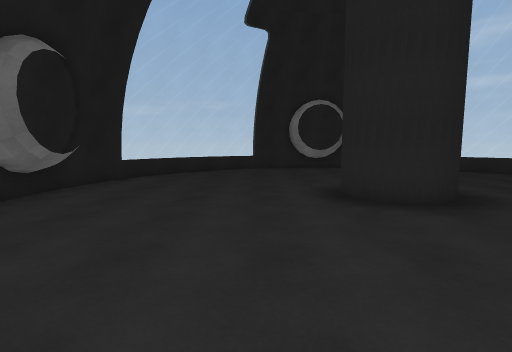
view 1 (above)

14 first-person views from a walk through a Unity game level. The camera is 1.4 m above the floor, tilts 6° down and sees 85° across. The floor is counted in squares, 1 m on a side. Each view is taken from the middle of a square. On the plan, view 1 faces up. The plan holds only what a view shows up to about 14 squares ahead; the rest is blank. The player is left out. Surface patterns are stand-ins for the level's own textures.

view 2
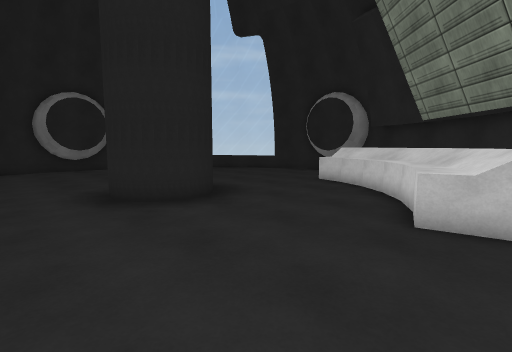

view 3
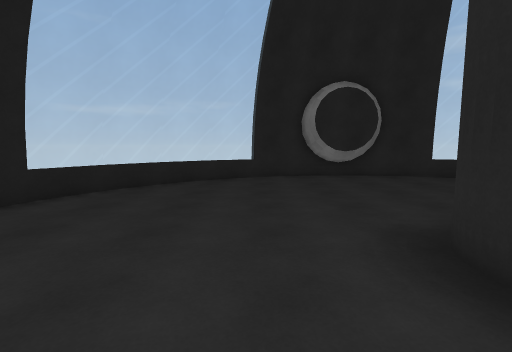

view 4
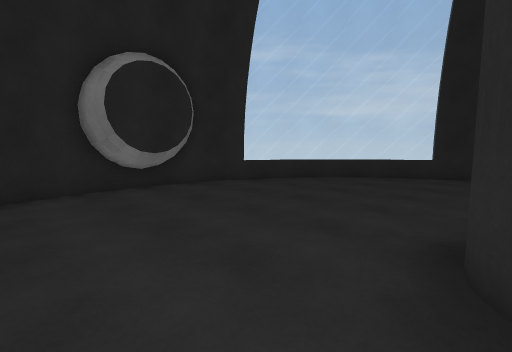

view 5
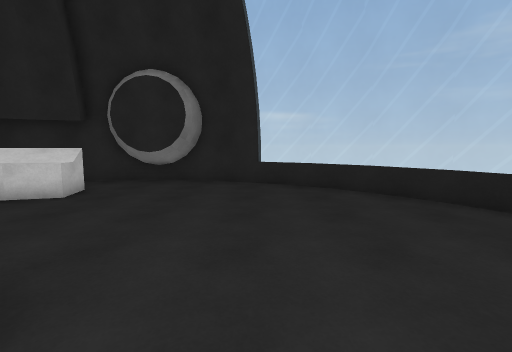

view 6
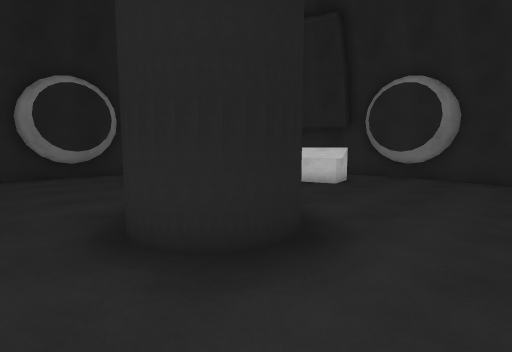

view 7
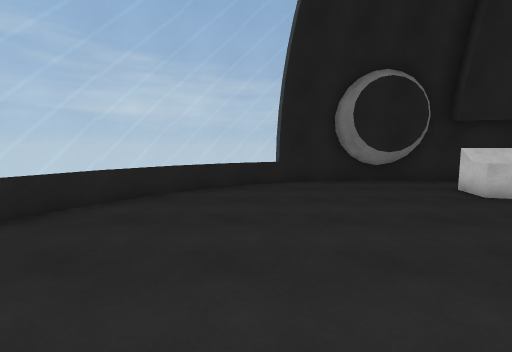

view 8
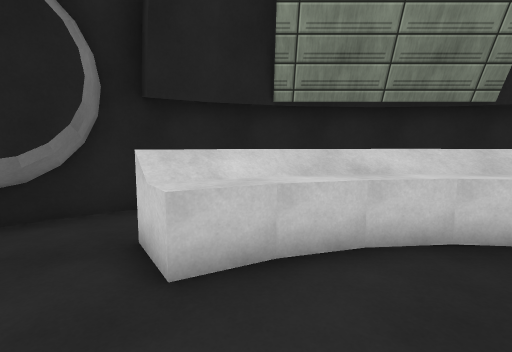

view 9
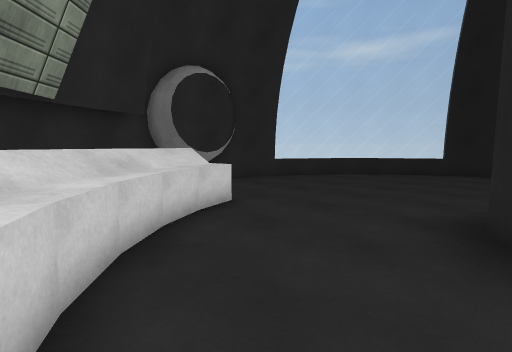

view 10
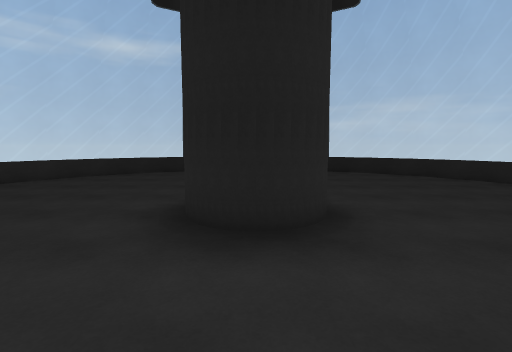

view 11
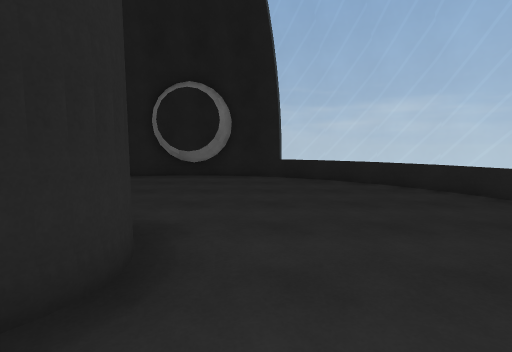

view 12
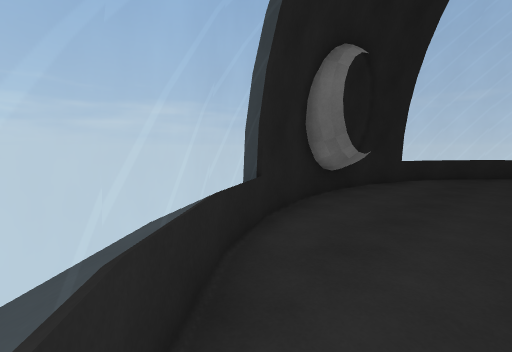

view 13
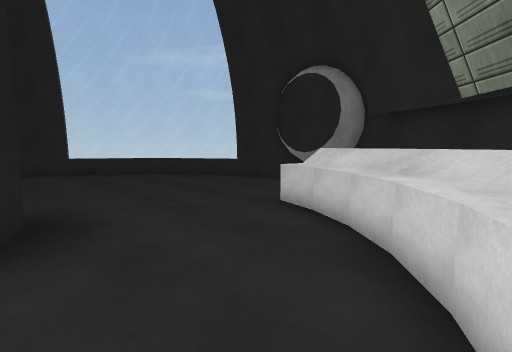

view 14
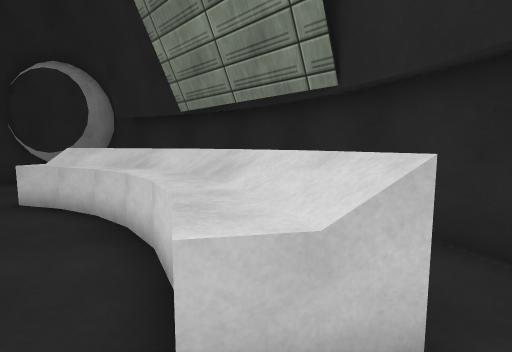

### Floor plan
Key: @ floor where view 1 was taken; # wall or solid block; . floor; = window, fence, low wall or low ledge; ^ raised ledge.
Columns run from 7 left of view 1 to 15 right of it. Each row starts with its distance up from view 1.
 19       =  ## ##  =
 18       ^#=#####=#^
 17    = ==.........== =
 16   =^=.............=^=
 15    =...............=
 14   =.................=
 13 =^=.................=^=
 12  #...................#
 11  =...................=
 10 ##...................##
  9 ##........###........##
  8  #........###........#
  7 ##........###.....=..##
  6 ##...............=^^.##
  5 #=...............^^. =
  4 =#..............^^^  #
  3 =^=............^^^. =#
  2   =..........=^^^^  #
  1   ^=........=^^^.  =
  0   =^=..@.....^.   =#
 -1    = ==.........=#
 -2       ^#=#####=##
 -3       =  ## ##

Where each view was taken, in squares from view 1:
view 1: 0 up, 0 right, facing up
view 2: 0 up, 0 right, facing up-right
view 3: 5 up, 0 right, facing up
view 4: 9 up, 0 right, facing up-right
view 5: 9 up, 0 right, facing down
view 6: 11 up, 0 right, facing down-right
view 7: 13 up, 3 right, facing right
view 8: 8 up, 8 right, facing down-right
view 9: 7 up, 10 right, facing down-left
view 10: 8 up, 10 right, facing left
view 11: 11 up, 7 right, facing left
view 12: 0 up, 2 left, facing up-left
view 13: 2 up, 5 right, facing up-right
view 14: 1 up, 4 right, facing right
